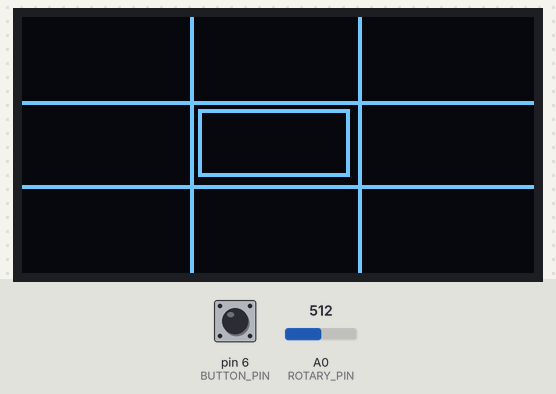
This sketch was run on a simulated Arduino Uno, built with avr-gcc and run on an emulated ATmega328P. On the bench: 128×64 one-colour display. The inputs (shaded band) are chosen by the test bench; at power-on: pin 6 (BUTTON_PIN) LOW, A0 (ROTARY_PIN) = 512.

Above: at 1.2 s.
1.3 s: pin 6 (BUTTON_PIN) pulled HIGH for 0.15 s
2.9 s: A0 (ROTARY_PIN) set to 716
At 3.6 s:
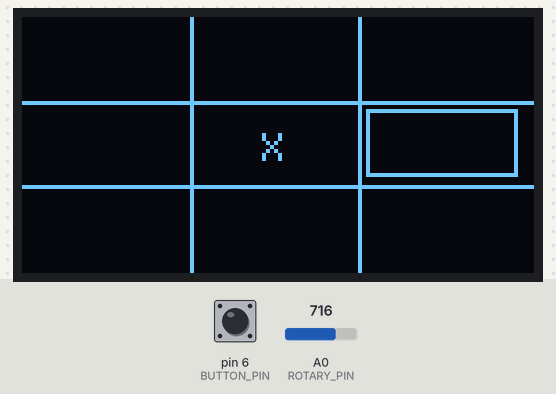
4.4 s: pin 6 (BUTTON_PIN) pulled HIGH for 1 s
At 5.8 s:
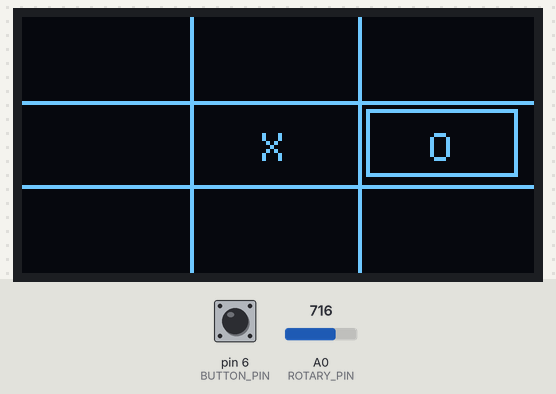
6.9 s: A0 (ROTARY_PIN) set to 900
At 7.9 s:
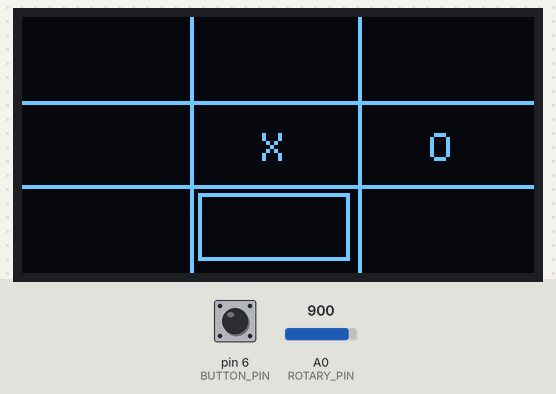
8.4 s: A0 (ROTARY_PIN) set to 1023
At 9.0 s:
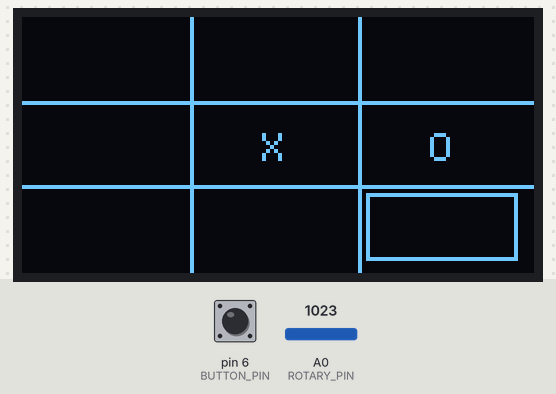
Timing chart, 0 to 10.9 s (numbered marks = the images above; inputs shaded):
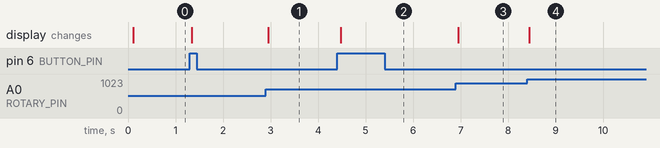

The sketch:

SImple_Tic-Tac-toe.ino
```cpp
#include <U8g2lib.h>

#define ROTARY_PIN A0
#define BUTTON_PIN 6

U8G2_SSD1306_128X64_NONAME_F_HW_I2C u8g2(U8G2_R0, U8X8_PIN_NONE);

// board: 0 = empty, 1 = X, 2 = O
int board[9] = {0,0,0,0,0,0,0,0,0};

int selectedCell = 0;
int currentPlayer = 1; // 1 = X, 2 = O
int lastButtonState = LOW;
bool gameOver = false;

void setup() {
  pinMode(BUTTON_PIN, INPUT);

  u8g2.begin();
  u8g2.setFlipMode(1);
  u8g2.setFont(u8g2_font_6x10_tf);

  drawBoard();
}

void loop() {
  if (gameOver) return;

  int rotaryValue = analogRead(ROTARY_PIN);
  selectedCell = map(rotaryValue, 0, 1023, 0, 8);

  int buttonState = digitalRead(BUTTON_PIN);

  if (buttonState == HIGH && lastButtonState == LOW) {
    if (board[selectedCell] == 0) {
      board[selectedCell] = currentPlayer;

      if (checkWin()) {
        gameOver = true;
        drawWinScreen();
        return;
      }

      currentPlayer = (currentPlayer == 1) ? 2 : 1;
    }
  }

  lastButtonState = buttonState;
  drawBoard();
}


void drawBoard() {
  u8g2.clearBuffer();

  // grid lines
  u8g2.drawLine(42, 0, 42, 64);
  u8g2.drawLine(84, 0, 84, 64);
  u8g2.drawLine(0, 21, 128, 21);
  u8g2.drawLine(0, 42, 128, 42);

  for (int i = 0; i < 9; i++) {
    int x = (i % 3) * 42 + 18;
    int y = (i / 3) * 21 + 15;

    if (i == selectedCell) {
      u8g2.drawFrame((i % 3) * 42 + 2, (i / 3) * 21 + 2, 38, 17);
    }

    if (board[i] == 1) {
      u8g2.drawStr(x, y, "X");
    } else if (board[i] == 2) {
      u8g2.drawStr(x, y, "O");
    }
  }

  u8g2.sendBuffer();
}

void drawWinScreen() {
  u8g2.clearBuffer();
  u8g2.setCursor(20, 30);

  if (currentPlayer == 1) {
    u8g2.print("X wins!");
  } else {
    u8g2.print("O wins!");
  }

  u8g2.sendBuffer();
}


bool checkWin() {
  int wins[8][3] = {
    {0,1,2}, {3,4,5}, {6,7,8}, // rows
    {0,3,6}, {1,4,7}, {2,5,8}, // cols
    {0,4,8}, {2,4,6}           // diagonals
  };

  for (int i = 0; i < 8; i++) {
    int a = wins[i][0];
    int b = wins[i][1];
    int c = wins[i][2];

    if (board[a] != 0 &&
        board[a] == board[b] &&
        board[a] == board[c]) {
      return true;
    }
  }
  return false;
}
```

Measured:
- after the input at 2.9 s, the display: changes after 0.05 s (image 1)
- after the input at 4.4 s, the display: changes after 0.08 s (image 2)
- after the input at 6.9 s, the display: changes after 0.05 s (image 3)
- after the input at 8.4 s, the display: changes after 0.05 s (image 4)
